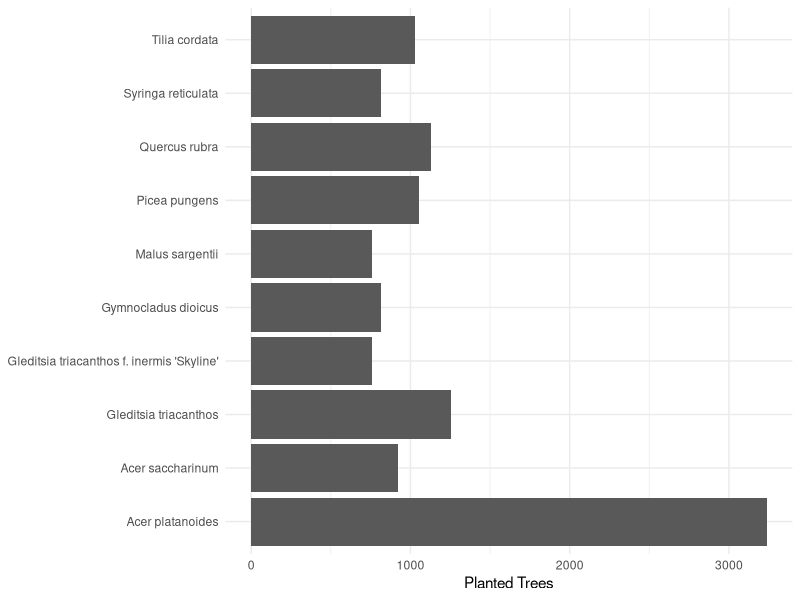
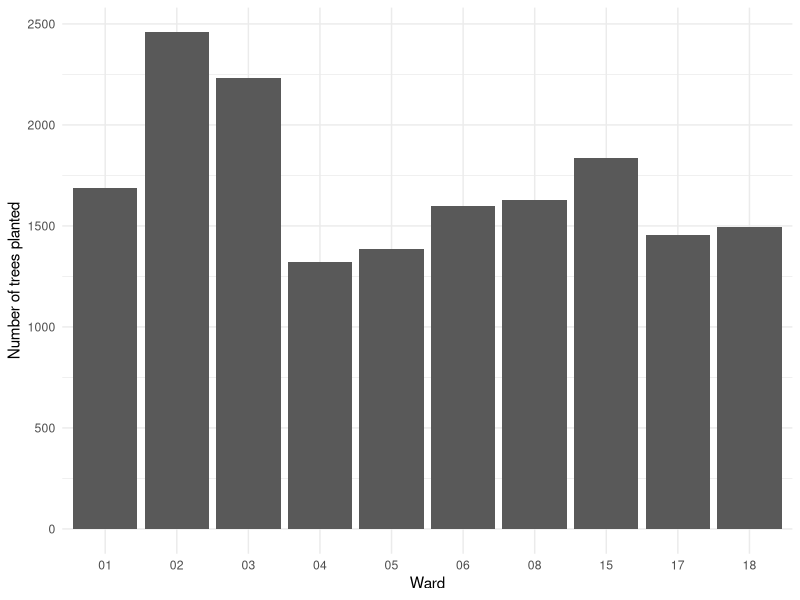
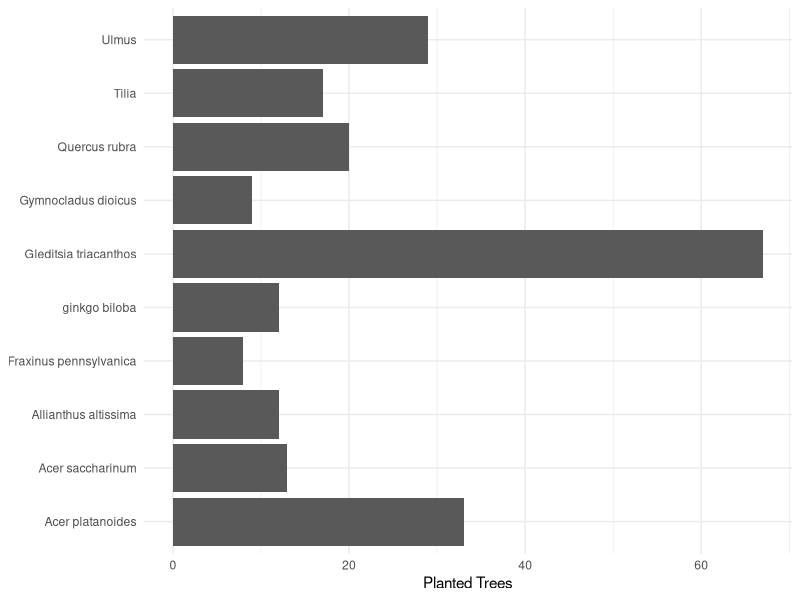
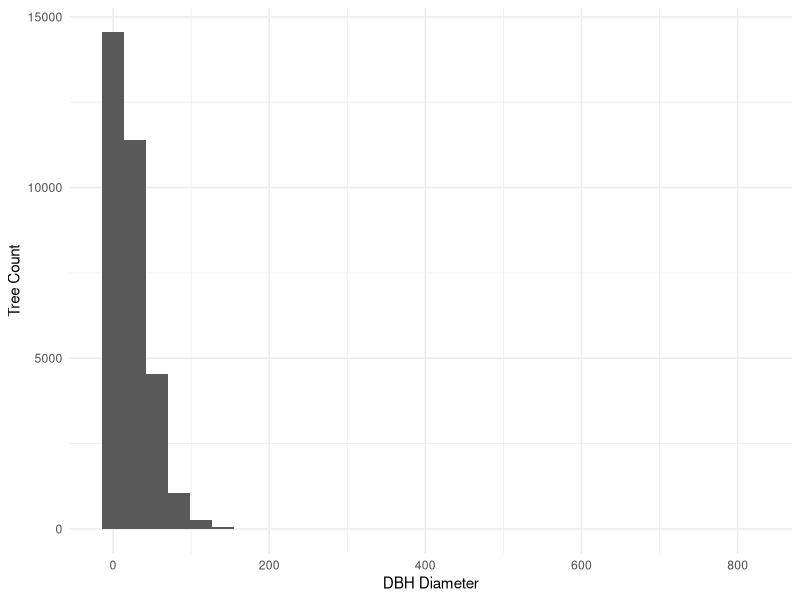
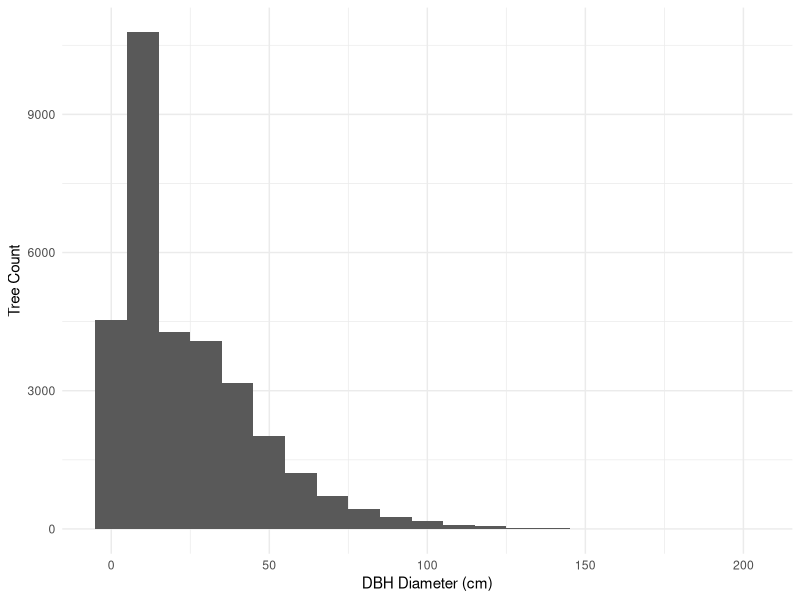

R code for these plots, in order:
#### Preamble ####
# Purpose: Replicated graphs from paper.qmd
# Author: Veyasan Ragulan
# Date: 20 September 2024
# Contact: veyasan.ragulan@mail.utoronto.ca
# License: MIT
# Pre-requisites: None
# Any other information needed? None


#### Workspace setup ####
library(tidyverse)

#### Load data ####
analysis_data <- read_csv(here::here("data/analysis_data/analysis_data.csv"))

### Replicate figures ###

# Figure 1: Street tree count of 10 most popoulus tree species in Toronto up to September 2024
top_species_count <- analysis_data %>%
  count(botanical_name, sort = TRUE) %>%
  head(10)

top_species_count |> 
  ggplot(aes(y = botanical_name, x = n)) +
  geom_col() +
  theme_minimal() +
  labs(x = "Planted Trees",
       y = NULL)

# Figure 2: Street tree count by Toronto wards up to September 2024
ward_count <- analysis_data %>%
  count(ward, sort = TRUE) %>%
  head(10)

ward_count |> 
  ggplot(aes(x = ward, y = n)) +
  geom_col() +
  theme_minimal() +
  labs(x = "Ward",
       y = "Number of trees planted")

# Figure 3: Top 10 tree species count Toronto's Ward 13 (Toronto-Centre)
ward13_species_count <- analysis_data %>%
  filter(ward == "13") %>%
  count(botanical_name, sort = TRUE) %>%
  head(10)

ward13_species_count |> 
  ggplot(aes(y = botanical_name, x = n)) +
  geom_col() +
  theme_minimal() +
  labs(x = "Planted Trees",
       y = NULL)

# Figure 4: Distribution of Distance-at-Breast-Height diameter of all trees in Toronto up to September 2024
analysis_data |> 
  ggplot(mapping = aes(x = dbh_trunk)) +
  geom_histogram() +
  theme_minimal() +
  labs(x = "DBH Diameter",
       y = "Tree Count")

# Figure 5: Distribution of Distance-at-Breast-Height diameter of all trees at or under 200 cm DBH in Toronto up to September 2024
filter200_data <- analysis_data %>%
  filter(dbh_trunk <= 200)

filter200_data |> 
  ggplot(aes(x = dbh_trunk)) +
  geom_histogram(binwidth = 10) +
  theme_minimal() +
  labs(x = "DBH Diameter (cm)",
       y = "Tree Count")

